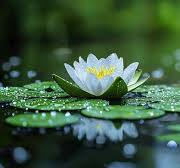
#> input picture TuteDude_Python/Assignment14/OpenCV/im2.jpg, 180 x 168 px
$ python writing_an_image.py
#> lines starting #> are read from the running program, lines starting #| are printed output that depends on the picture
import cv2

img = cv2.imread('im2.jpg', 0)
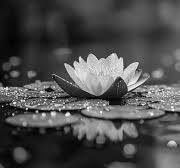
#> img: shape (168, 180); min 0, max 255, mean 76.3
cv2.imshow('Original Image', img)
cv2.imwrite('im2_gray.jpg', img)
cv2.waitKey(0)
cv2.destroyAllWindows()

$ run again, with TuteDude_Python/Assignment14/OpenCV/eagle.jpg copied over TuteDude_Python/Assignment14/OpenCV/im2.jpg
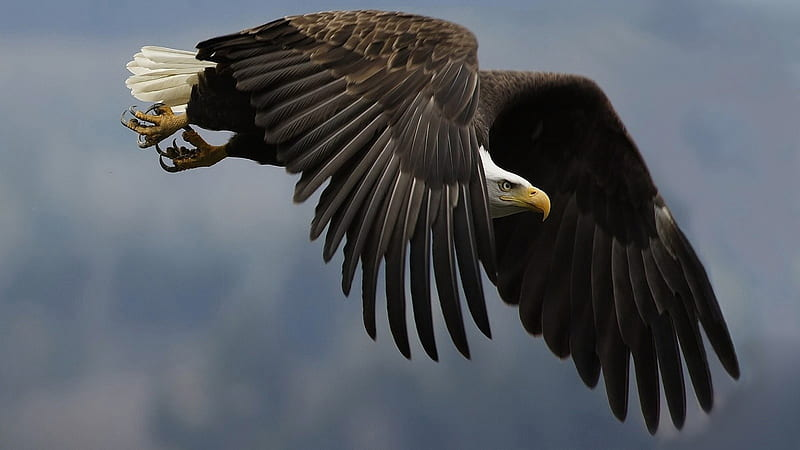
#> input picture TuteDude_Python/Assignment14/OpenCV/eagle.jpg, 800 x 450 px
#> `img = cv2.imread('im2.jpg', 0)`:
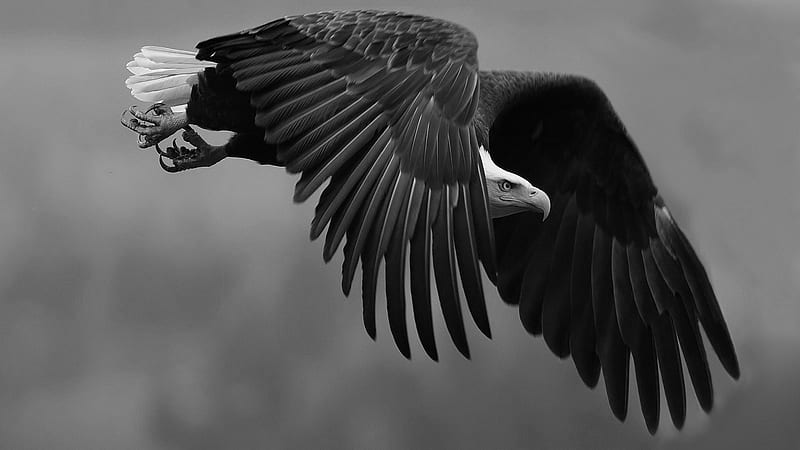
#> img: shape (450, 800); min 0, max 255, mean 90.3
